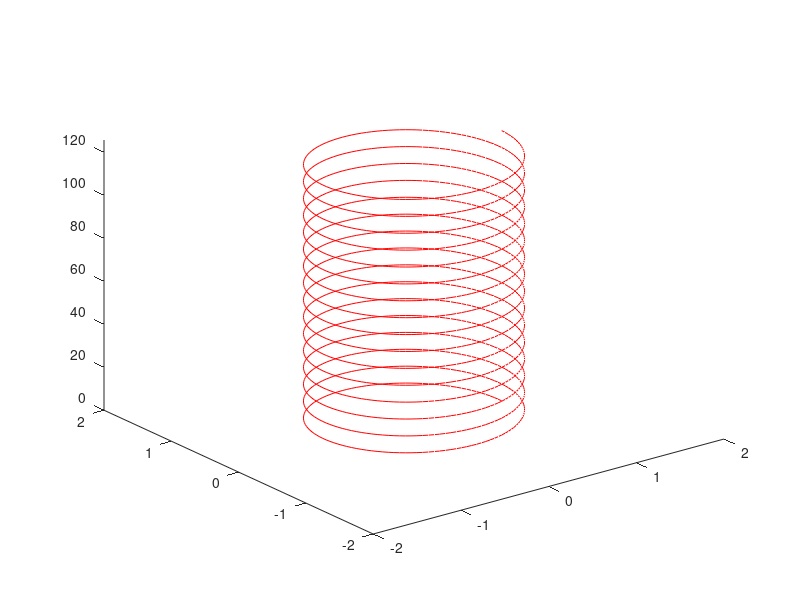

MATLAB code to generate this figure:
th=0:pi/60:32*pi;
a=1;
A=0.25;
w=2*pi/15;
for t=1:16
    x=a*cos(th);
    y=a*sin(th);
    z=(1+A*cos(w*(t-1)))*th;
    plot3(x,y,z,'r');
    axis([-2 2 -2 2 0 40*pi]);
    M(t)=getframe;
end
movie(M,150)